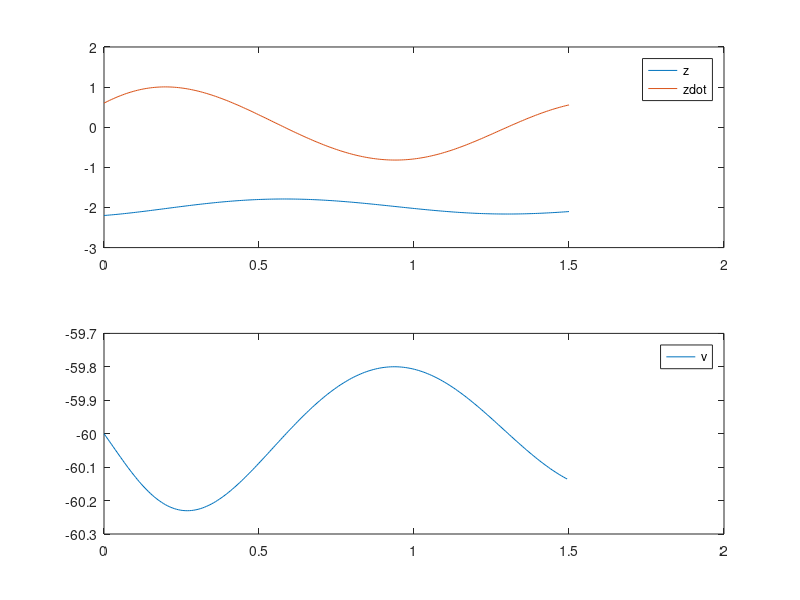

MATLAB code for this plot:
function startercode163613
[T,X,U,XFORDISPLAY] = RunSimulation;
PlotResults(T,X,U);
z = mat2str(XFORDISPLAY(1),8)
zdot = mat2str(XFORDISPLAY(2),8)
end

function [actuators,data] = initControlSystem(sensors,references,parameters,data)
%%%%%%%%%%%%%%%%%%
% MODIFY
data.A = [0, 1; -39/2, -1/2];
data.B = [0; 1/4];
data.C = [0, 1];
data.xhat = [0;0];
data.u = 0;

qC = eye(length(data.A - 1));
rC = 1.0;

qO = 8.0;
rO = eye(length(data.A - 1));

data.K = lqr(data.A, data.B, qC, rC);
data.L = lqr(data.A', data.C', inv(rO), inv(qO))';
%
%%%%%%%%%%%%%%%%%%
[actuators,data] = runControlSystem(sensors,references,parameters,data);
end

function [actuators,data] = runControlSystem(sensors,references,parameters,data)
%%%%%%%%%%%%%%%%%%
% MODIFY
zE = -2;
vE = 6*zE + 6*zE^3;
u = -data.K * data.xhat;
y = sensors.zdot - 0;
data.xhat=data.xhat+(data.A*data.xhat+data.B*u-data.L*(data.C*data.xhat-y))*parameters.tStep;
actuators.v = u + vE;
%
%%%%%%%%%%%%%%%%%%
end

function [T,X,U,XFORDISPLAY] = RunSimulation
[t,x,tStep,nSteps,nStepsForDisplay] = InitSimulation;
T = t;
X = x;
U = [];
controller.init = @initControlSystem;
controller.run = @runControlSystem;
controller.sensors = GetSensors(t,x);
controller.references = struct;
controller.parameters = struct('tStep',tStep);
controller.data = struct;
[controller.actuators,controller.data] = ...
    controller.init(controller.sensors, ...
                    controller.references, ...
                    controller.parameters, ...
                    controller.data);
for iStep = 1:nSteps
    u = GetInput(controller.actuators);
    [t,x] = ode45(@(t,x) GetXDot(t,x,u),[t t+tStep],x);
    t = t(end);
    x = x(end,:)';
    controller.sensors = GetSensors(t,x);
    [controller.actuators,controller.data] = ...
    controller.run(controller.sensors, ...
                    controller.references, ...
                    controller.parameters, ...
                    controller.data);
    T = [T t];
    X = [X x];
    U = [U u];
    if iStep==nStepsForDisplay
        XFORDISPLAY = x;
    end
end
end

function [t,x,tStep,nSteps,nStepsForDisplay] = InitSimulation
t = 0;
x = [-2.20; 0.60];
tStep = 0.006;
nStepsForDisplay = 25;
nSteps = 250;
end

function u = GetInput(actuators)
u = actuators.v;
end

function sensors = GetSensors(t,x)
sensors.t = t;
sensors.zdot = x(2);
end

function xdot = GetXDot(t,x,u)
xdot = [x(2); (1/4)*(-(2*x(2)+6*x(1)+6*x(1)^3)+u(1))];
end

function PlotResults(T,X,U)
clf;
subplot(2,1,1);
plot(T,X);
legend('z','zdot');
subplot(2,1,2);
plot(T(1:end-1),U);
legend('v');
end
